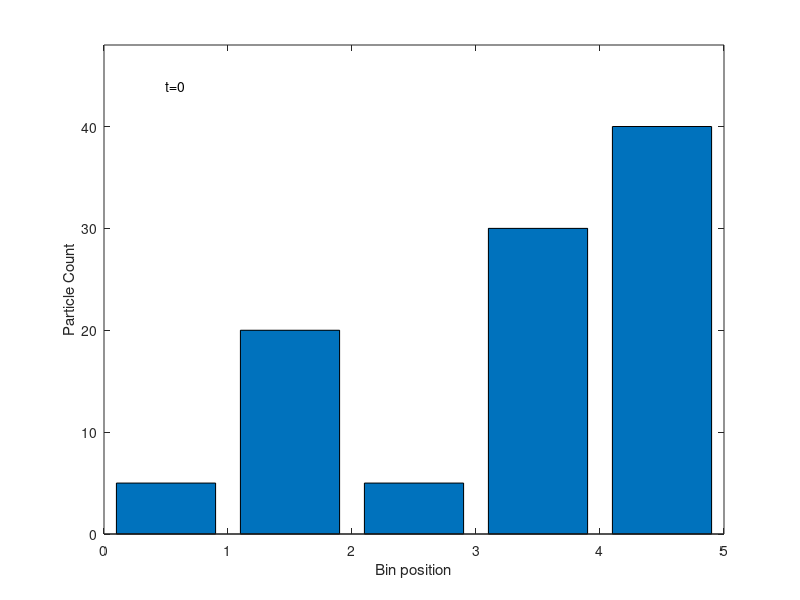
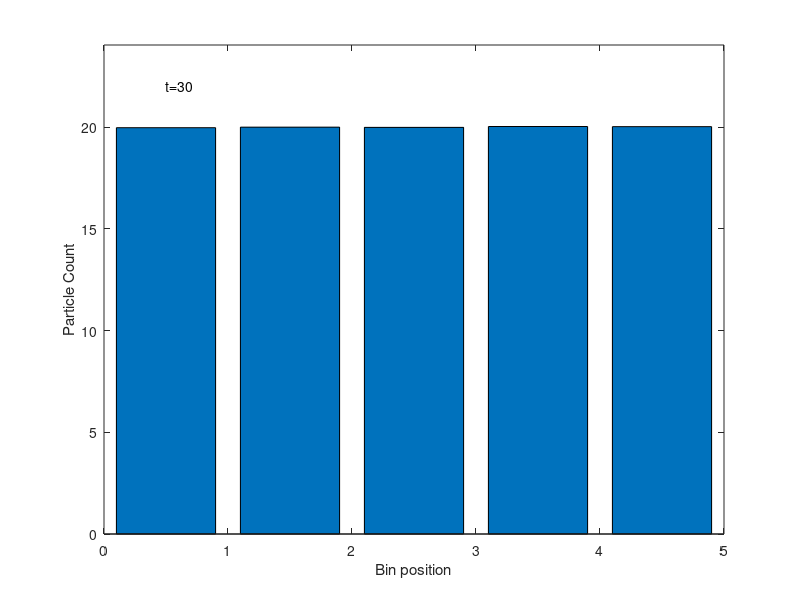

Source code (MATLAB) for these figures, in order:
% Lab Assignment 5
% ELEC-2250: Physical Electronics S2020
%Part 2: Simple Diffusion process simulation using a 1-D box
%The Matlab codes below help to visualize the diffusion process.
%The program provider a pseudo-animation of a one-dimensional particle system 
%as described in the textbook (Page 138-140).
%The y [ ] statement in the program controls the initial condition,
%N specifies the maximum number of monitored “jumps,” and
%the number in the pause statements controls the time between jumps.

%Initialization

clear all
close all
clc

x=[0.5 1.5 2.5 3.5 4.5]; % Position of the bin center
y=[5 20 5 30 40]; %Initial number of particles in a Bin
bar(x,y); %Draw bar graph
text (0.5,max(y)+.1*max(y),['t=0']); %Position start time t=0
axis([0,5,0,max(y)+.2*max(y)]) % Limit the axis for better visualization
xlabel ('Bin position')
ylabel('Particle Count')
pause (0.5)
N= 30; %time unit. Adjust N for a longer time until the bin values reach (quilibrium.
%Computations and plotting
figure
for i=1:N,
%Diffusion step calculation
bin(1)=(y(1)/2+y(2)/2) % Without the 'Semicolons', the bin values are output in the command window to see how the particles are moving left or right until an equilibrium is reached.
bin(2)=(y(1)/2+y(3)/2) % You can turn the command window output by inserting the 'Semicon back'.
bin(3)=(y(2)/2+y(4)/2)
bin(4)=(y(3)/2+y(5)/2)
bin(5)=(y(4)/2+y(5)/2)
t=i % Display the time internal, t=1, 2, 3, etc.
y=bin;
%plotting the result
bar(x,y);
axis(axis);
text(0.5,max(y)+.1*max(y),['t=', num2str(i)]);
axis([0,5,0,max(y)+.2*max(y)]);
xlabel ('Bin position')
ylabel('Particle Count')
pause (0.5)
end
